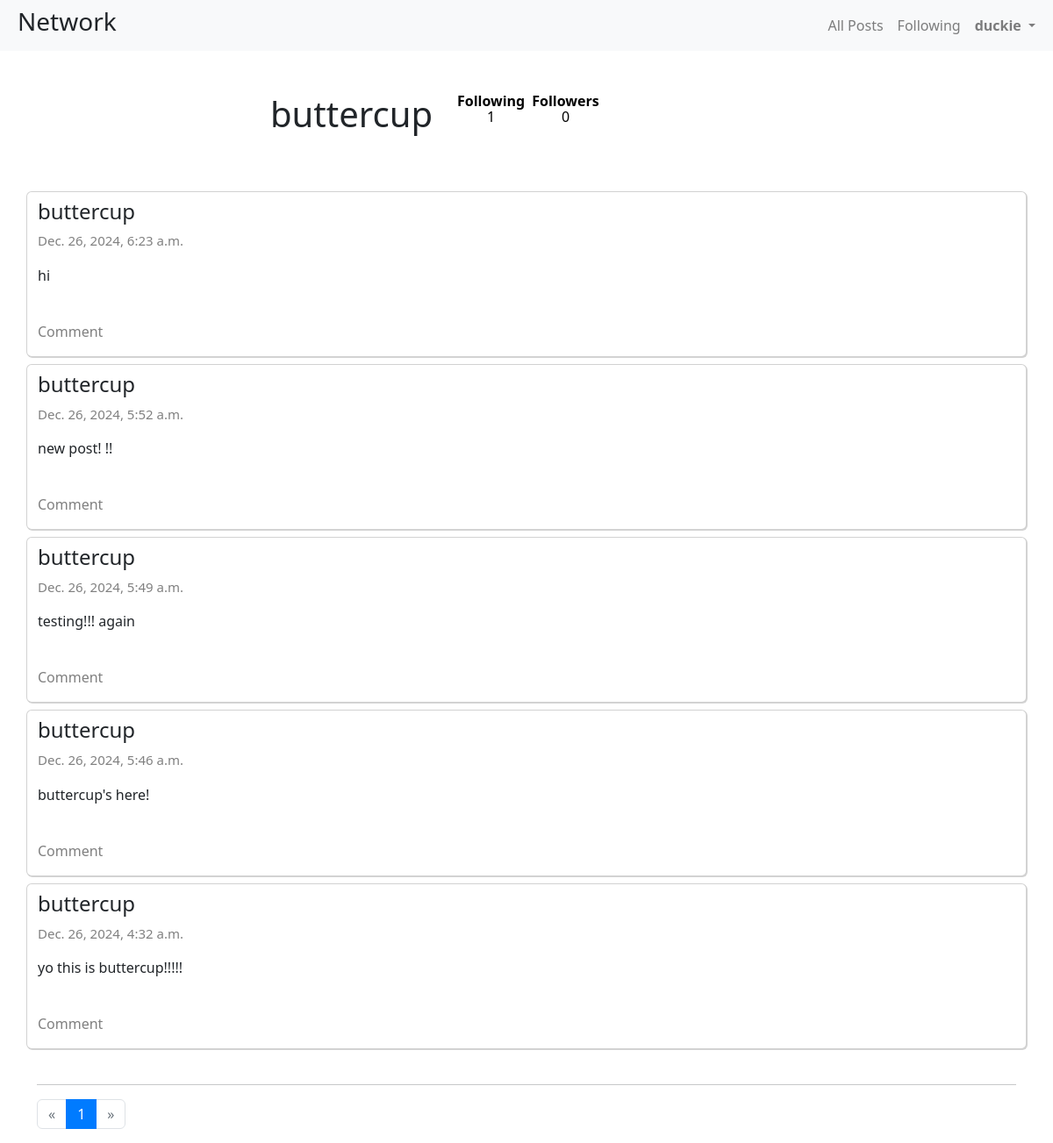
The page /profile/4 (signed in) on the database its author committed.
### network/models.py (models this page shows, shortened)
class User(AbstractUser):
    pass

class Post(models.Model) :
    post = models.TextField()
    author = models.ForeignKey(User, on_delete=models.CASCADE,related_name="posts", default=0)
    date_posted = models.DateTimeField(auto_now_add=True)
    like_count = models.IntegerField(default=0)
    objects = CreatePost()

### network/views.py (the view)
# urls.py: path("profile/<int:user_id>", views.profile, name="profile"),
def profile(request,user_id):
    posts = Post.objects.filter(author=user_id).order_by("-date_posted").all()
    follower_count = Follow.objects.filter(account=user_id, follow=True).count()
    following_count = Follow.objects.filter(user=user_id, follow=True).count()
    if request.user.id == user_id :
        follow_status = None
    else:
        try:
            follow_status = Follow.objects.get(account=user_id, user= request.user)
        except:
            follow_status = None
    paginator = Paginator(posts, 10)
    page_number = request.GET.get('page')
    page_obj = paginator.get_page(page_number)
    return render(request, "network/profile.html", {
        "author": User.objects.get(pk=user_id),
        "follow_status" : follow_status,
        "follower_count": follower_count,
        "following_count" : following_count,
        'page_obj': page_obj})

### network/templates/network/profile.html (shortened to what this page needs)
{% extends "network/layout.html" %}
{% load static %}
{% block body %}
<div class="container">
    <div class="row">
        <div class="col-5 mt-5">
            <h1 class="profile" style="text-align: right;" data-id = {{author.id}}>{{author.username}}</h1>
        </div>
        <div class="col-2 mt-5">
            <table class="table table-sm">
                <thead>
                  <tr>
                    <th scope="col">Following</th>
                    <th scope="col">Followers</th>
                  </tr>
                </thead>
                <tbody>
                  <tr>
                    <td>{{following_count}}</td>
                    <td>{{follower_count}}</td>
                  </tr>
                </tbody>
              </table>
        </div>
    </div>
    <br><br>
    <div class="row">
    {% for p in page_obj %}
            <div class="card">
                <div id="post-view">
                    <h4>{{p.author.username}}</h4>
                    <p class="date">{{p.date_posted}}</p>
                    <p>{{p.post}}</p>
                    <div style="display:inline-flex">
                        </div>
                    <p style="color:grey">Comment</p>
                </div>
            </div>
{% empty %}
<h4 style="text-align: center";>No posts yet</h4>
    {% endfor %}
</div>
    <br>
    <hr>
       <nav aria-label="Page navigation">
           <ul class="pagination">
               {% if page_obj.has_previous %}
             <li class="page-item">
               <a class="page-link" href="?page={{ page_obj.previous_page_number }}" aria-label="Previous">
                 <span aria-hidden="true">&laquo;</span>
               </a>
             </li>
             {% else %}
             <li class="page-item disabled">
               <span class="page-link" aria-hidden="true">&laquo;</span>
             </li>
             {% endif %}
             {% for i in page_obj.paginator.page_range %}
               {% if page_obj.number == i %}
             <li class="page-item active" aria-current="page">
               <a class="page-link" href="#">{{i}}</a>
               </li>
               {% else %}
               <li class="page-item" aria-current="page">
                   <a class="page-link" href="#?page={{i}}">{{i}}</a>
               {% endif %}
               {% endfor %}
               {% if page_obj.has_next %}
               <li class="page-item">
               <a class="page-link" href="?page={{ page_obj.next_page_number }}" aria-label="Next">
                 <span aria-hidden="true">&raquo;</span>
               </a>
             </li>
             {% else %}
             <li class="page-item disabled">
               <span class="page-link" aria-hidden="true">&raquo;</span>
           </li>
           {% endif %}
           </ul>
         </nav>
   </div>
</div>
{% endblock %}

### network/templates/network/layout.html (shortened to what this page needs)
{% load static %}
<!DOCTYPE html>
<html lang="en">
    <head>
        <link rel="stylesheet" href="https://stackpath.bootstrapcdn.com/bootstrap/4.4.1/css/bootstrap.min.css">
        <link rel="stylesheet" href="https://cdnjs.cloudflare.com/ajax/libs/font-awesome/6.5.1/css/all.min.css" />
        <link href="https://cdn.jsdelivr.net/npm/bootstrap@5.3.2/dist/css/bootstrap.min.css" rel="stylesheet">
        <link href="{% static 'network/styles.css' %}" rel="stylesheet">
    </head>
    <body>
        <nav class="navbar navbar-expand-lg navbar-light bg-light">
            <div class="container-fluid">
            <h3 class="ms-2"> Network</h3>
            <div class="collapse navbar-collapse" id="navbarSupportedContent">
                <ul class="navbar-nav ms-auto mb-2 mb-lg-0">
                    <li class="nav-item">
                        <a class="nav-link" href="{% url 'index' %}">All Posts</a>
                    </li>
                    {% if user.is_authenticated %}
                    <li class="nav-item">
                        <a class="nav-link" href="{% url 'following-page' %}">Following</a></li>
                        <div class="collapse navbar-collapse" id="navbarNavLightDropdown">
                            <li class="nav-item dropdown">
                                <a class="nav-link dropdown-toggle profile-nav" href="#" role="button" data-bs-toggle="dropdown" aria-expanded="false" data-id={{user.id}}>
                                    <strong>{{ user.username }}</strong>
                                </a>
                            </li>
                        </div>
                    {% endif %}
                </ul>
            </div>
            </div>
          </nav>
        <div class="body">
            {% block body %}
            {% endblock %}
    </body>
</html>

### network/static/network/styles.css (style rules this page uses)
.date { color: gray !important; font-size: 15px; }
.card { padding-top: 8px !important; box-shadow: 1px 1px 0px 0px lightgray; margin-top: 8px; width: 100% }
.table { border: none !important; text-align: center !important; line-height: 65%; }
.table tr, .table td, .table th { border: 0!important; }

### rows shown on the page
User: username "duckie"
User: username "buttercup"
Post: author.username "buttercup", date_posted "Dec. 26, 2024, 6:23 a.m.", post "hi"
Post: author.username "buttercup", date_posted "Dec. 26, 2024, 5:52 a.m.", post "new post! !!"
Post: author.username "buttercup", date_posted "Dec. 26, 2024, 5:49 a.m.", post "testing!!! again"
Post: author.username "buttercup", date_posted "Dec. 26, 2024, 5:46 a.m.", post "buttercup's here!"
Post: author.username "buttercup", date_posted "Dec. 26, 2024, 4:32 a.m.", post "yo this is buttercup!!!!!"

### other values the page prints
{{ following_count }} "1"
{{ follower_count }} "0"
{{ i }} "1"
